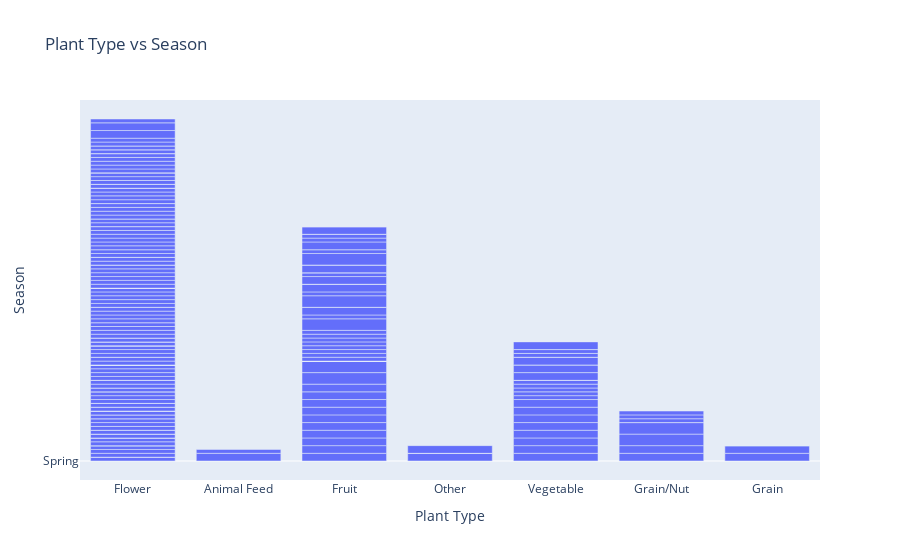

Notebook code cell kept with this figure:
### Code cell
fig = px.bar(data, x = 'Plant Type', y = 'Season', title='Plant Type vs Season')
fig.show()

### Figure 1 — Plotly figure (JSON) as saved in the notebook; plotly's stock layout.template omitted (floating-point values rounded to 4 significant figures; data arrays with more than 128 entries replaced by an {"elided": "..."} marker saying what was removed)
{"data": [{"alignmentgroup": "True", "hovertemplate": "Plant Type=%{x}<br>Season=%{y}<extra></extra>", "legendgroup": "", "marker": {"color": "#636efa"}, "name": "", "offsetgroup": "", "orientation": "v", "showlegend": false, "textposition": "auto", "type": "bar", "x": {"elided": "254 str values"}, "xaxis": "x", "y": {"elided": "254 str values"}, "yaxis": "y"}], "layout": {"barmode": "relative", "legend": {"tracegroupgap": 0}, "title": {"text": "Plant Type vs Season"}, "xaxis": {"anchor": "y", "domain": [0, 1], "title": {"text": "Plant Type"}}, "yaxis": {"anchor": "x", "domain": [0, 1], "title": {"text": "Season"}}}}
